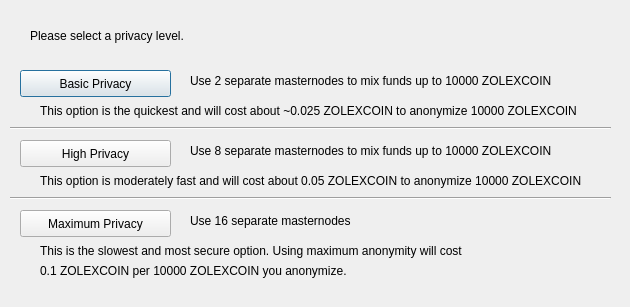
<?xml version="1.0" encoding="UTF-8"?>
<ui version="4.0">
 <class>ObfuscationConfig</class>
 <widget class="QDialog" name="ObfuscationConfig">
  <property name="geometry">
   <rect>
    <x>0</x>
    <y>0</y>
    <width>630</width>
    <height>307</height>
   </rect>
  </property>
  <property name="windowTitle">
   <string>Configure Obfuscation</string>
  </property>
  <widget class="QPushButton" name="buttonBasic">
   <property name="geometry">
    <rect>
     <x>20</x>
     <y>70</y>
     <width>151</width>
     <height>27</height>
    </rect>
   </property>
   <property name="text">
    <string>Basic Privacy</string>
   </property>
  </widget>
  <widget class="QPushButton" name="buttonHigh">
   <property name="geometry">
    <rect>
     <x>20</x>
     <y>140</y>
     <width>151</width>
     <height>27</height>
    </rect>
   </property>
   <property name="text">
    <string>High Privacy</string>
   </property>
  </widget>
  <widget class="QPushButton" name="buttonMax">
   <property name="geometry">
    <rect>
     <x>20</x>
     <y>210</y>
     <width>151</width>
     <height>27</height>
    </rect>
   </property>
   <property name="text">
    <string>Maximum Privacy</string>
   </property>
  </widget>
  <widget class="QLabel" name="label">
   <property name="geometry">
    <rect>
     <x>30</x>
     <y>20</y>
     <width>571</width>
     <height>31</height>
    </rect>
   </property>
   <property name="text">
    <string>Please select a privacy level.</string>
   </property>
  </widget>
  <widget class="QLabel" name="label_2">
   <property name="geometry">
    <rect>
     <x>190</x>
     <y>70</y>
     <width>421</width>
     <height>21</height>
    </rect>
   </property>
   <property name="text">
    <string>Use 2 separate masternodes to mix funds up to 10000 ZOLEXCOIN</string>
   </property>
  </widget>
  <widget class="QLabel" name="label_3">
   <property name="geometry">
    <rect>
     <x>190</x>
     <y>140</y>
     <width>411</width>
     <height>21</height>
    </rect>
   </property>
   <property name="text">
    <string>Use 8 separate masternodes to mix funds up to 10000 ZOLEXCOIN</string>
   </property>
  </widget>
  <widget class="QLabel" name="label_4">
   <property name="geometry">
    <rect>
     <x>190</x>
     <y>210</y>
     <width>421</width>
     <height>21</height>
    </rect>
   </property>
   <property name="text">
    <string>Use 16 separate masternodes</string>
   </property>
  </widget>
  <widget class="QLabel" name="label_6">
   <property name="geometry">
    <rect>
     <x>40</x>
     <y>100</y>
     <width>561</width>
     <height>21</height>
    </rect>
   </property>
   <property name="text">
    <string>This option is the quickest and will cost about ~0.025 ZOLEXCOIN to anonymize 10000 ZOLEXCOIN</string>
   </property>
  </widget>
  <widget class="QLabel" name="label_7">
   <property name="geometry">
    <rect>
     <x>40</x>
     <y>170</y>
     <width>561</width>
     <height>21</height>
    </rect>
   </property>
   <property name="text">
    <string>This option is moderately fast and will cost about 0.05 ZOLEXCOIN to anonymize 10000 ZOLEXCOIN</string>
   </property>
  </widget>
  <widget class="QLabel" name="label_8">
   <property name="geometry">
    <rect>
     <x>40</x>
     <y>240</y>
     <width>561</width>
     <height>21</height>
    </rect>
   </property>
   <property name="text">
    <string>This is the slowest and most secure option. Using maximum anonymity will cost</string>
   </property>
  </widget>
  <widget class="QLabel" name="label_9">
   <property name="geometry">
    <rect>
     <x>40</x>
     <y>260</y>
     <width>561</width>
     <height>21</height>
    </rect>
   </property>
   <property name="text">
    <string>0.1 ZOLEXCOIN per 10000 ZOLEXCOIN you anonymize.</string>
   </property>
  </widget>
  <widget class="Line" name="line">
   <property name="geometry">
    <rect>
     <x>10</x>
     <y>120</y>
     <width>601</width>
     <height>16</height>
    </rect>
   </property>
   <property name="orientation">
    <enum>Qt::Horizontal</enum>
   </property>
  </widget>
  <widget class="Line" name="line_2">
   <property name="geometry">
    <rect>
     <x>10</x>
     <y>190</y>
     <width>601</width>
     <height>16</height>
    </rect>
   </property>
   <property name="orientation">
    <enum>Qt::Horizontal</enum>
   </property>
  </widget>
 </widget>
 <resources/>
 <connections/>
</ui>
